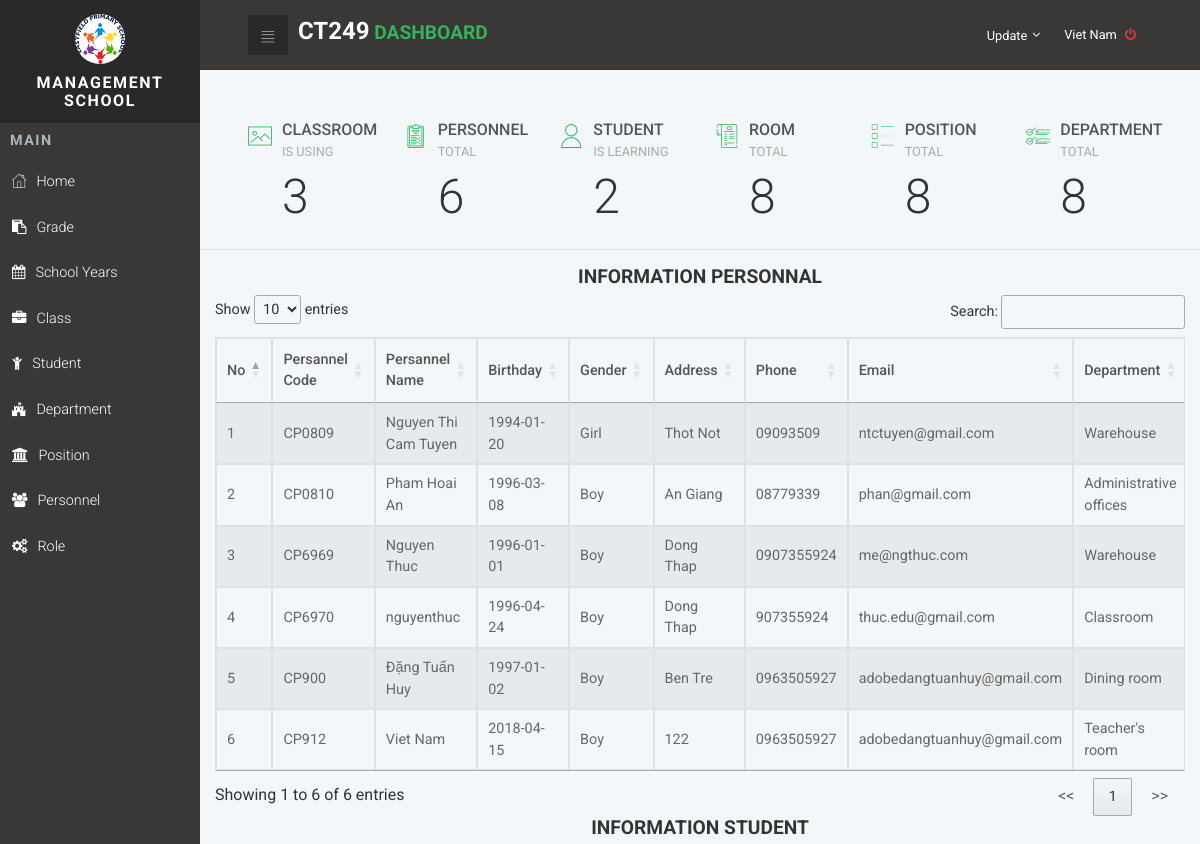
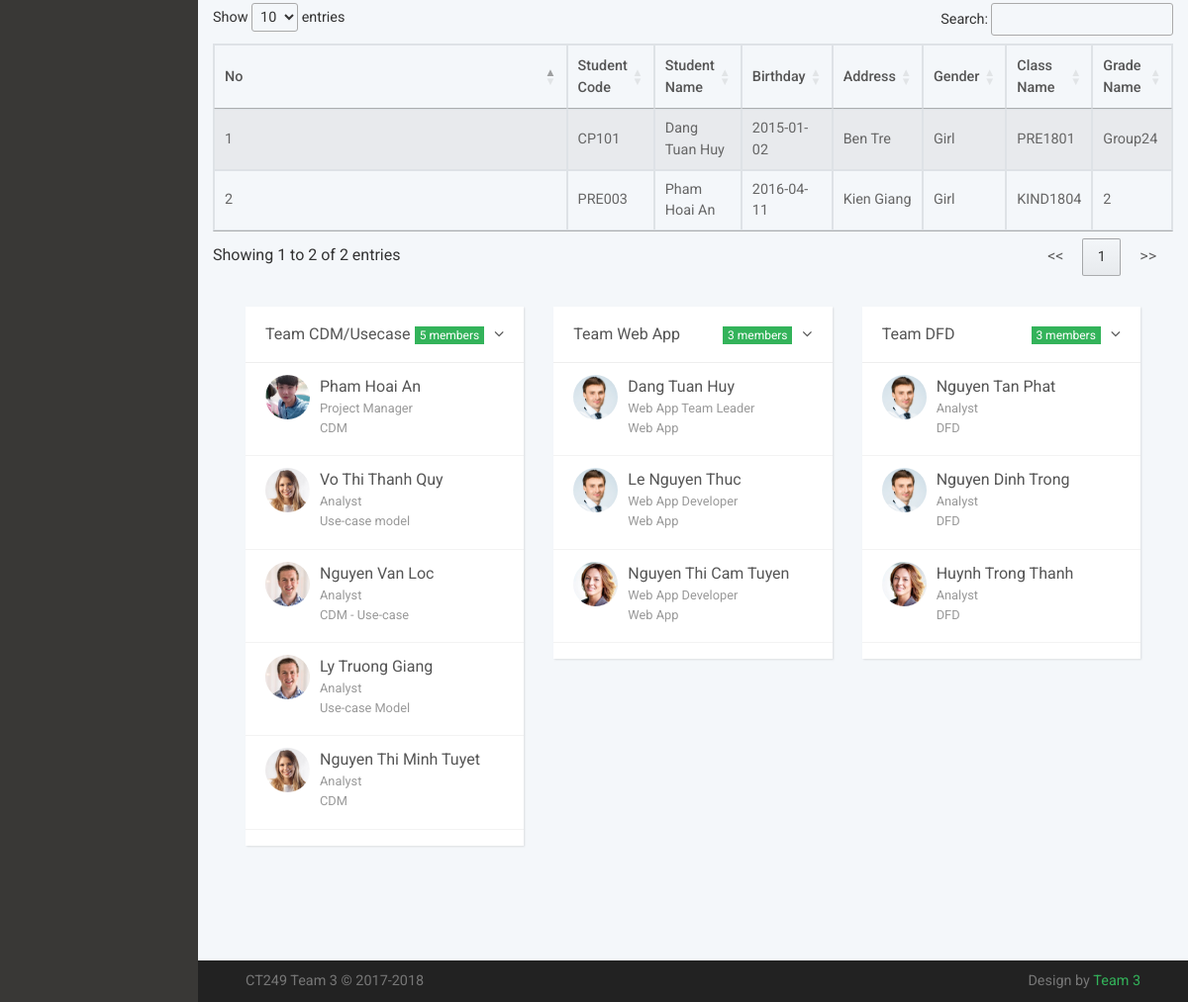
The app's page /index.php (signed in) with its own data (2 pictures, top to bottom).
### tables this page shows
CREATE TABLE IF NOT EXISTS `Personnel` (
  `PersonnelCode` varchar(150) NOT NULL,
  `PersonnelName` varchar(150) NOT NULL,
  `PersonnelPass` varchar(150) NOT NULL,
  `PersonnelBirth` date NOT NULL,
  `PersonnelGender` tinyint(4) NOT NULL,
  `PersonnelAddress` text NOT NULL,
  `PersonnelNum` varchar(15) NOT NULL,
  `PersonnelEmail` varchar(50) NOT NULL,
  `PersonnelActive` int(11) DEFAULT '0',
  `PersonnelNote` smallint(6) DEFAULT '1',
  `PositionId` int(11) NOT NULL,
  `RoleId` int(11) NOT NULL,
  `PersonnelStatus` int(11) DEFAULT '0'
);

CREATE TABLE IF NOT EXISTS `Department` (
  `DepartmentId` int(11) NOT NULL,
  `DepartmentName` varchar(255) NOT NULL,
  `DepartmentDetails` text
);

CREATE TABLE IF NOT EXISTS `Student` (
  `StudentCode` varchar(155) NOT NULL,
  `StudentName` varchar(155) NOT NULL,
  `StudentBirth` date NOT NULL,
  `StudentGender` int(11) NOT NULL DEFAULT '0',
  `StudentAddress` varchar(150) NOT NULL,
  `YourFatherName` varchar(70) NOT NULL,
  `JobFather` varchar(50) DEFAULT NULL,
  `YourMotherName` varchar(70) NOT NULL,
  `JobMother` varchar(50) DEFAULT NULL,
  `PhoneHouse` varchar(50) NOT NULL,
  `StudentStatus` smallint(6) DEFAULT '1',
  `ClassId` int(11) DEFAULT NULL
);

CREATE TABLE IF NOT EXISTS `Class` (
  `ClassId` int(10) NOT NULL,
  `ClassName` varchar(100) NOT NULL,
  `Enrollment` int(10) unsigned NOT NULL,
  `ClassStatus` tinyint(4) DEFAULT '0',
  `GradeId` int(11) NOT NULL
);

CREATE TABLE IF NOT EXISTS `Grade` (
  `GradeId` int(11) NOT NULL,
  `GradeName` varchar(50) NOT NULL
);

### body.php (the view, shortened to what the rows shown need)
<section class="dashboard-counts section-padding">
  <section class="statistics">
    <div class="container">
      <table class="table-striped table-responsive table-bordered" id="myTable">
       <thead>
        <tr>
         <th ><strong>No</strong></th>
         <th class="col-md-1"><strong>Persannel Code</strong></th>
         <th class="col-md-1"><strong>Persannel Name</strong></th>
         <th class="col-md-1"><strong>Birthday</strong></th>
         <th class="col-md-1"><strong>Gender</strong></th>
         <th class="col-md-1"><strong>Address</strong></th>
         <th class="col-md-1"><strong>Phone</strong></th>
         <th class="col-md-1"><strong>Email</strong></th>
         <th class="col-md-1"><strong>Department</strong></th>
       </tr>
     </thead>
     <tbody>
      <?php
      $num=1;
      $result = mysqli_query($conn,"SELECT
        `PersonnelCode`,`PersonnelName`,`PersonnelBirth`,
        `PersonnelGender`,`PersonnelAddress`,`PersonnelNum`,`PersonnelEmail`,`DepartmentName`, `PositionName`
        FROM `Personnel` p
        JOIN `Position` ON `Position`.PositionId = p.`PositionId`
        JOIN `Department` ON `Department`.DepartmentId = `Position`.`PositionId`");
      while($row=mysqli_fetch_array($result, MYSQLI_ASSOC))
      {
       ?>
       <tr>
        <td><?php echo $num ?></td>
        <td><?php echo $row["PersonnelCode"] ?></td>
        <td><?php echo $row["PersonnelName"] ?></td>
        <td><?php echo $row["PersonnelBirth"] ?></td>
        <td><?php echo $row["PersonnelGender"] == 0 ?"Boy" : "Girl" ?></td>
        <td><?php echo $row["PersonnelAddress"] ?></td>
        <td><?php echo $row["PersonnelNum"] ?></td>
        <td><?php echo $row["PersonnelEmail"] ?></td>
        <td><?php echo $row["DepartmentName"] ?></td>
      </tr>
      <?php
      $num++;
    }
    ?>
  </tbody>
</table>
</div>
</section>
<section class="statistics">
  <div class="container">
    <table class="table-striped table-responsive table-bordered" id="myTable1">
     <thead>
      <tr>
       <th ><strong>No</strong></th>
       <th class="col-md-1"><strong>Student Code</strong></th>
       <th class="col-md-1"><strong>Student Name</strong></th>
       <th class="col-md-1"><strong>Birthday</strong></th>
       <th class="col-md-1"><strong>Address</strong></th>
       <th class="col-md-1"><strong>Gender</strong></th>
       <th class="col-md-1"><strong>Class Name</strong></th>
       <th class="col-md-1"><strong>Grade Name</strong></th>
     </tr>
   </thead>
   <tbody>
    <?php
    $num1=1;
    $result = mysqli_query($conn,"SELECT `StudentCode`,`StudentName`,`StudentBirth`,`StudentGender`,`StudentAddress`, `ClassName`, GradeName
      FROM `Student` st
      JOIN `Class`  ON Class.`ClassId` = st.`ClassId`
      JOIN Grade ON Grade.GradeId = Class.ClassId");
    while($row=mysqli_fetch_array($result, MYSQLI_ASSOC))
    {
     ?>
     <tr>
      <td><?php echo $num1 ?></td>
      <td><?php echo $row["StudentCode"] ?></td>
      <td><?php echo $row["StudentName"] ?></td>
      <td><?php echo $row["StudentBirth"] ?></td>
      <td><?php echo $row["StudentAddress"] ?></td>
      <td><?php echo $row["StudentGender"] ==1 ?"Boy" : "Girl" ?></td>
      <td><?php echo $row["ClassName"] ?></td>
      <td><?php echo $row["GradeName"] ?></td>
    </tr>
    <?php
    $num1 ++;
  }
  ?>
</tbody>
</table>
</div>
</section>
<section class="mt-30px mb-30px">
  <div class="container-fluid">
    <div class="row">
      <div class="col-lg-4 col-md-12">
        <div id="daily-feeds" class="card updates daily-feeds">
          <div id="feeds-header" class="card-header d-flex justify-content-between align-items-center">
            <h2 class="h5 display"><a data-toggle="collapse" data-parent="#daily-feeds" href="#tda-box" aria-expanded="true" aria-controls="tda-box">Team CDM/Usecase</a></h2>
          </div>
        </div>
      </div>
      <div class="col-lg-4 col-md-6">
        <div id="daily-feeds" class="card updates daily-feeds">
          <div id="feeds-header" class="card-header d-flex justify-content-between align-items-center">
            <h2 class="h5 display"><a data-toggle="collapse" data-parent="#daily-feeds" href="#td-box" aria-expanded="true" aria-controls="td-box">Team Web App</a></h2>
          </div>
        </div>
      </div>
      <div class="col-lg-4 col-md-6">
        <div id="daily-feeds" class="card updates daily-feeds">
          <div id="feeds-header" class="card-header d-flex justify-content-between align-items-center">
            <h2 class="h5 display"><a data-toggle="collapse" data-parent="#daily-feeds" href="#dfd-box" aria-expanded="true" aria-controls="dfd-box">Team DFD</a></h2>
          </div>
        </div>
      </div>
    </div>
  </div>
</section>

### index.php (shortened to what the rows shown need)
<?php
if(!isset($_SESSION['Username'])):
	echo '<meta http-equiv="refresh" content="0; URL=login.php"/>';
else:
function PersonnelLogin($conn, $PersonnelCode) {
  $sql_query_Personnel = "SELECT PersonnelName FROM `Personnel` WHERE `PersonnelCode` = '{$PersonnelCode}'";
  $sql_result_Personnel = mysqli_query($conn,$sql_query_Personnel)  or die(mysql_error());
  while ($row = $sql_result_Personnel->fetch_assoc()) {
    echo $row['PersonnelName'];
}
}
?>
<!DOCTYPE html>
<html>
  <head>
    <link rel="stylesheet" href="vendor/bootstrap/css/bootstrap.min.css">
    <link rel="stylesheet" href="vendor/font-awesome/css/font-awesome.min.css">
    <link rel="stylesheet" href="css/fontastic.css">
    <link rel="stylesheet" href="css/grasp_mobile_progress_circle-1.0.0.min.css">
    <link rel="stylesheet" href="vendor/malihu-custom-scrollbar-plugin/jquery.mCustomScrollbar.css">
    <link rel="stylesheet" href="css/style.default.css" id="theme-stylesheet">
    <link rel="stylesheet" href="css/custom.css">
  </head>
  <body>
  <?php
  include_once('config/connect.php');
  ?>
    <nav class="side-navbar">
      <div class="side-navbar-wrapper">
        <div class="sidenav-header d-flex align-items-center justify-content-center">
          <div class="sidenav-header-inner text-center"><img src="img/logo.png" alt="person" class="img-fluid rounded-circle">
            <h2 class="h5">Management School </h2>
          </div>
        </div>
      </div>
    </nav>
    <div class="page">
      <header class="header">
        <nav class="navbar">
          <div class="container-fluid">
            <div class="navbar-holder d-flex align-items-center justify-content-between">
              <div class="navbar-header"><a id="toggle-btn" href="index.php" class="menu-btn"><i class="icon-bars"> </i></a><a href="#" class="navbar-brand">
                  <div class="brand-text d-none d-md-inline-block"><span><h1>CT249</h1> </span><strong class="text-primary"> Dashboard</strong></div></a></div>
              <ul class="nav-menu list-unstyled d-flex flex-md-row align-items-md-center">
                <li class="nav-item"><a href="logout.php" class="nav-link logout"> <span class="d-none d-sm-inline-block"><?php if(isset($_SESSION["Username"])){PersonnelLogin($conn, $_SESSION["Username"]); echo "  <i class='fa fa-power-off text-danger'></i>"; }?></span></a></li>
              </ul>
            </div>
          </div>
        </nav>
      </header>
<?php
if(isset($_GET['page']))
{
  $page = $_GET['page'];
  if($page=="grade")
  {
    include_once("resource/grade/Grade.php");
  }
  if($page=="addGrade")
  {
    include_once("resource/grade/AddGrade.php");
  }
  if($page=="updateGrade")
  {
    include_once("resource/grade/UpdateGrade.php");
  }
  if($page=="SchoolYears")
  {
    include_once("resource/schoolyears/SchoolYears.php");
  }
  if($page=="AddSchoolYears")
  {
    include_once("resource/schoolyears/AddSchoolYears.php");
  }
  if($page=="UpdateSchoolYears")
  {
    include_once("resource/schoolyears/UpdateSchoolYears.php");
  }
  if($page=="Class")
  {
    include_once("resource/class/Class.php");
  }
  if($page=="AddClass")
  {
    include_once("resource/class/AddClass.php");
  }
  if($page=="UpdateClass")
  {
    include_once("resource/class/UpdateClass.php");
  }
  if(isset($_GET['page'])&& $_GET['page']=="ActiveClass"){
    if($_GET['ClassStatus'] == 0){
      $active = 1;
    }
    else{
      $active = 0;
    }
    $updateStatus = "UPDATE `Class` SET `ClassStatus`=".$active." where `ClassId` = '".$_GET['ClassId']."'";
    mysqli_query($conn,$updateStatus);
    echo "<script>window.location.href='?page=Class'</script>";
  }
  if($page=="Years_Class")
  {
    include_once("resource/schoolyears/Years_Class.php");
  }
  if($page=="AddYears_Class")
  {
    include_once("resource/schoolyears/AddYears_Class.php");
  }
  if($page=="UpdateYears_Class")
  {
    include_once("resource/schoolyears/UpdateYears_Class.php");
  }
  if($page=="Department")
  {
    include_once("resource/department/Department.php");
  }
  if($page=="AddDepartment")
  {
    include_once("resource/department/AddDepartment.php");
  }
  if($page=="UpdateDepartment")
  {
    include_once("resource/department/UpdateDepartment.php");
  }
  if($page=="Position")
  {
    include_once("resource/position/Position.php");
  }
  if($page=="AddPosition")
  {
    include_once("resource/position/AddPosition.php");
  }
  if($page=="UpdatePosition")
  {
    include_once("resource/position/UpdatePosition.php");
  }
  if($page=="Role")
  {
    include_once("resource/role/Role.php");
  }
  if($page=="AddRole")
  {
    include_once("resource/role/AddRole.php");
  }
  if($page=="UpdateRole")
  {
    include_once("resource/role/UpdateRole.php");
  }
  if($page=="ie")
  {
    include_once("resource/immigration/ImmigrationController.php");
  }
  if($page=="Student")
  {
    include_once("resource/student/Student.php");
  }
  if($page=="AddStudent")
  {
    include_once("resource/student/AddStudent.php");
  }
  if($page=="UpdateStudent")
  {
    include_once("resource/student/UpdateStudent.php");
  }
	if($page=="UpdateStudentClass")
  {
    include_once("resource/student/UpdateClass.php");
  }
  if(isset($_GET['page'])&& $_GET['page']=="ActiveStudent"){
    if($_GET['StudentStatus'] == 0){
      $active = 1;
    }
    else{
      $active = 0;
    }
    $updateStatus = "UPDATE `Student` SET `StudentStatus`=".$active." where `StudentCode` = '".$_GET['StudentCode']."'";
    mysqli_query($conn,$updateStatus);
    echo "<script>window.location.href='?page=Student'</script>";
  }
  if($page=="Personnel")
  {
    include_once("resource/personnel/Personnel.php");
  }
  if($page=="AddPersonnel")
  {
    include_once("resource/personnel/AddPersonnel.php");
  }
  if($page=="UpdatePersonnel")
  {
    include_once("resource/personnel/UpdatePersonnel.php");
  }
  if($page=="DeleteImgPersonnel"){
     include_once("resource/personnel/DeleteImgPersonnel.php");
  }
  if(isset($_GET['page'])&& $_GET['page']=="ActiveNote"){
    if($_GET['PersonnelNote'] == 0){
      $active = 1;
    }
    else{
      $active = 0;
    }
    $updateStatus = "UPDATE `Personnel` SET `PersonnelNote`=".$active." where `PersonnelCode` = '".$_GET['PersonnelCode']."'";
    mysqli_query($conn,$updateStatus);
    echo "<script>window.location.href='?page=Personnel'</script>";
  }
  if(isset($_GET['page'])&& $_GET['page']=="ActivePersonnel"){
    if($_GET['PersonnelActive'] == 0){
      $active = 1;
    }
    else{
      $active = 0;
    }
    $updateStatus = "UPDATE `Personnel` SET `PersonnelActive`=".$active." where `PersonnelCode` = '".$_GET['PersonnelCode']."'";
    mysqli_query($conn,$updateStatus);
    echo "<script>window.location.href='?page=Personnel'</script>";
  }
  if(isset($_GET['page'])&& $_GET['page']=="OpenClose"){
    if($_GET['PersonnelStatus'] == 0){
      $active = 1;
    }
    else{
      $active = 0;
    }
    $updateStatus = "UPDATE `Personnel` SET `PersonnelStatus`=".$active." where `PersonnelCode` = '".$_GET['PersonnelCode']."'";
    mysqli_query($conn,$updateStatus);
    echo "<script>window.location.href='?page=Personnel'</script>";
  }
  if($page=="imgs")
  {
    include_once("resource/personnel/ImgPersonnel.php");
  }
  if($page=="Personel_Class")
  {
		include_once("resource/personnel/Personel_Class.php");
  }
  if($page=="AddPersonel_Class")
  {
    include_once("resource/personnel/AddPersonel_Class.php");
  }
  if($page=="UpdatePersonel_Class")
  {
    include_once("resource/personnel/UpdatePersonel_Class.php");
  }
}
else
include_once('body.php')
?>
    </div>
    <link rel="stylesheet" type="text/css" href="//cdn.datatables.net/1.10.16/css/jquery.dataTables.min.css"/>
  </body>
</html>
<?php
endif;
?>

### records on screen
personnel: PersonnelName "Viet Nam", PersonnelCode "CP912", PersonnelBirth "2018-04-15", PersonnelGender "Boy", PersonnelAddress "122", PersonnelNum "0963505927", PersonnelEmail "adobedangtuanhuy@gmail.com", department.DepartmentName "Teacher's room"
personnel: PersonnelCode "CP0809", PersonnelName "Nguyen Thi Cam Tuyen", PersonnelBirth "1994-01-20", PersonnelGender "Girl", PersonnelAddress "Thot Not", PersonnelNum "09093509", PersonnelEmail "ntctuyen@gmail.com", department.DepartmentName "Warehouse"
personnel: PersonnelCode "CP0810", PersonnelName "Pham Hoai An", PersonnelBirth "1996-03-08", PersonnelGender "Boy", PersonnelAddress "An Giang", PersonnelNum "08779339", PersonnelEmail "phan@gmail.com", department.DepartmentName "Administrative offices"
personnel: PersonnelCode "CP6969", PersonnelName "Nguyen Thuc", PersonnelBirth "1996-01-01", PersonnelGender "Boy", PersonnelAddress "Dong Thap", PersonnelNum "0907355924", PersonnelEmail "me@ngthuc.com", department.DepartmentName "Warehouse"
personnel: PersonnelCode "CP6970", PersonnelName "nguyenthuc", PersonnelBirth "1996-04-24", PersonnelGender "Boy", PersonnelAddress "Dong Thap", PersonnelNum "907355924", PersonnelEmail "thuc.edu@gmail.com", department.DepartmentName "Classroom"
personnel: PersonnelCode "CP900", PersonnelName "Đặng Tuấn Huy", PersonnelBirth "1997-01-02", PersonnelGender "Boy", PersonnelAddress "Ben Tre", PersonnelNum "0963505927", PersonnelEmail "adobedangtuanhuy@gmail.com", department.DepartmentName "Dining room"
student: StudentCode "CP101", StudentName "Dang Tuan Huy", StudentBirth "2015-01-02", StudentAddress "Ben Tre", StudentGender "Girl", ClassId.ClassName "PRE1801", grade.GradeName "Group24"
student: StudentCode "PRE003", StudentName "Pham Hoai An", StudentBirth "2016-04-11", StudentAddress "Kien Giang", StudentGender "Girl", ClassId.ClassName "KIND1804", grade.GradeName "2"

### other values on screen
$num_rows "3"
$num_rows1 "6"
$num_rows2 "2"
$num_rows3 "8"
$num_rows4 "8"
$num_rows5 "8"
